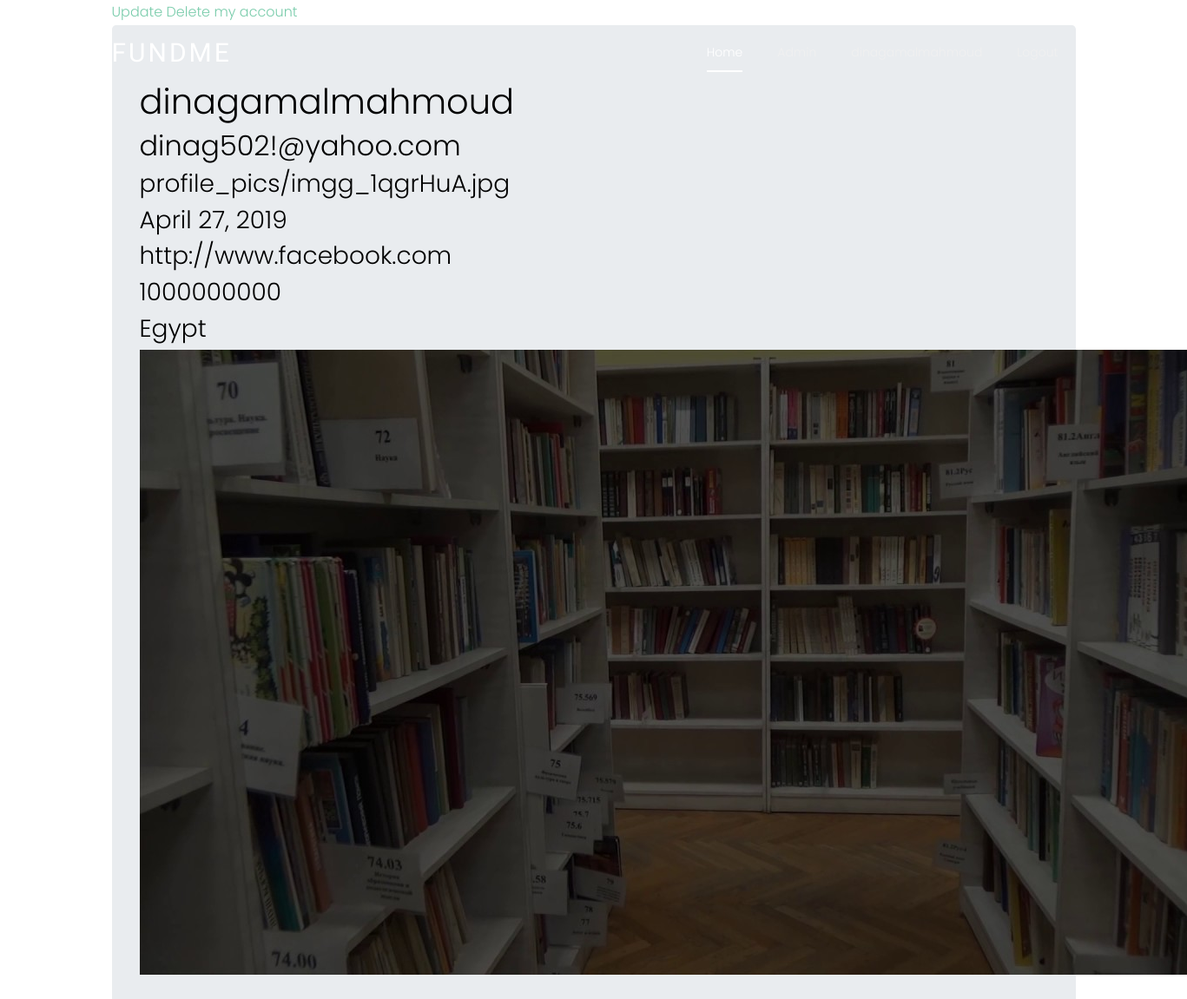
/userProfile/dinagamalmahmoud/, run on the app's committed database.
### userProfile/models.py (models this page shows, shortened)
class UserProfile(models.Model):
    user = models.OneToOneField(User, on_delete=models.CASCADE)
    email = models.EmailField(default='d@gmail.com', unique=True, verbose_name='email address')
    phone = models.BigIntegerField(default='01000000000', null=True)
    profile_pic = models.ImageField(upload_to='profile_pics/', blank=True, default='profile_pics/avatar.png', null=True)
    birthday = models.DateField(default=timezone.now, null=True)
    portfolio_site = models.URLField(default='http://www.facebook.com', null=True, blank=True)
    country = models.CharField(default='Egypt', null=True, max_length=20)

### userProfile/views.py (the view)
# urls.py: path('<str:username>/', views.get_user_profile, name='get_user_profile'),
def get_user_profile(request, username):
    user = User.objects.get(username=username)
    userprofile = UserProfile.objects.get(user=user)
    return render(request, 'userProfile/user_profile.html', {"user":user, "userprofile":userprofile})

### userProfile/templates/userProfile/user_profile.html
{% extends 'userProfile/base.html' %}
{% block body_block %}
<div class="container">
    <a href="update">Update</a>
     <a href="delete">Delete my account</a>
  <div class="jumbotron">
    <h1>{{ user.username }}</h1>
        <h2>{{ user.email }}</h2>
      <h3>
          {{userprofile.profile_pic}}
      </h3>
      <h3>{{userprofile.birthday}}</h3>
            <h3>{{userprofile.portfolio_site}}</h3>
    <h3>{{userprofile.phone}}</h3>
          <h3>{{userprofile.country}}</h3>
      <img src="{{ userprofile.profile_pic.url }}">
  </div>
</div>
{% endblock %}

### userProfile/templates/userProfile/base.html (shortened to what this page needs)
{% load staticfiles %}
<!DOCTYPE html>
<html>
<head>
    <link rel="stylesheet" href="{% static 'css/open-iconic-bootstrap.min.css' %}">
    <link rel="stylesheet" href="{% static 'css/animate.css' %}">
    <link rel="stylesheet" href="{% static 'css/owl.carousel.min.css' %}">
    <link rel="stylesheet" href="{% static 'css/owl.theme.default.min.css' %}">
    <link rel="stylesheet" href="{% static 'css/magnific-popup.css' %}">
    <link rel="stylesheet" href="{% static 'css/aos.css' %}">
    <link rel="stylesheet" href="{% static 'css/ionicons.min.css' %}">
    <link rel="stylesheet" href="{% static 'css/bootstrap-datepicker.css' %}">
    <link rel="stylesheet" href="{% static 'css/jquery.timepicker.css' %}">
    <link rel="stylesheet" href="{% static 'css/flaticon.css' %}">
    <link rel="stylesheet" href="{% static 'css/icomoon.css' %}">
    <link rel="stylesheet" href="{% static 'css/style.css' %}">
</head>
<body>
<nav class="navbar navbar-expand-lg navbar-dark ftco_navbar bg-dark ftco-navbar-light" id="ftco-navbar">
    <div class="container">
        <a class="navbar-brand" href="{% url 'index' %}">FUNDME</a>
        <div class="collapse navbar-collapse" id="ftco-nav">
            <ul class="navbar-nav ml-auto">
                <li class="nav-item active"><a href="{% url 'index' %}" class="nav-link">Home</a></li>
                <li class="nav-item"><a class="nav-link" href="{% url 'admin:index' %}">Admin</a></li>
                {% if user.is_authenticated %}
                <li class="nav-item"><a class="nav-link" href="{% url 'userProfile:get_user_profile' user.username %}">{{ user.username }}</a></li>
                <li class="nav-item"><a class="nav-link" href="{% url 'logout' %}">Logout</a></li>
                {% else %}
                <li class="nav-item"><a class="nav-link" href="{% url 'userProfile:register' %}">Sign up</a></li>
                <li class="nav-item"><a class="nav-link" href="{% url 'userProfile:user_login' %}">Sign in</a></li>
                {% endif %}
            </ul>
        </div>
    </div>
</nav>
{% block body_block %}
{% endblock %}
</body>
</html>

### data on the page
UserProfile: profile_pic "profile_pics/imgg_1qgrHuA.jpg", birthday "April 27, 2019", portfolio_site "http://www.facebook.com", phone "1000000000", country "Egypt", profile_pic (picture)

### other printed values
{{ user.username }} "dinagamalmahmoud"
{{ user.email }} "dinag502!@yahoo.com"
